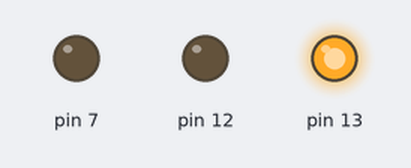
This sketch was run on a simulated Arduino Uno, built with avr-gcc and run on an emulated ATmega328P. Shown: output pins drawn as LEDs (lit = HIGH).

Above: at 0.5 s.
At 1.5 s:
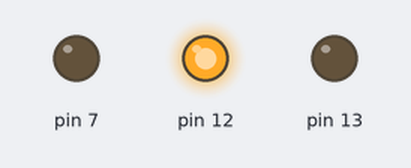
At 5.5 s:
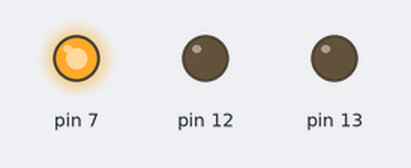
Timing chart, 0 to 6.9 s (numbered marks = the images above):
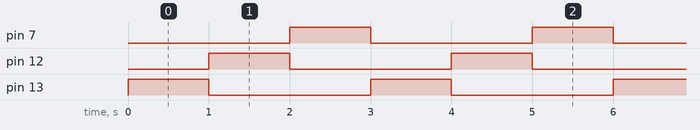

Measured:
- by itself, pin 7, pin 12, pin 13: alternates HIGH for 1.0 s and LOW for 2.0 s
- by itself, everything shown: repeats every 3.0 s, in 4 steps

The sketch:

parte2.ino
```cpp
// C++ code
//
void setup()
{
  pinMode(13, OUTPUT);
  pinMode(12, OUTPUT);
  pinMode(7, OUTPUT);
}

void loop()
{
  digitalWrite(13, HIGH);
  delay(1000); // Wait for 1000 millisecond(s)
  digitalWrite(13, LOW);
  digitalWrite(12, HIGH);
  delay(1000); // Wait for 1000 millisecond(s)
  digitalWrite(12, LOW);
  digitalWrite(7, HIGH);
  delay(1000);
  digitalWrite(7, LOW);
}
```
